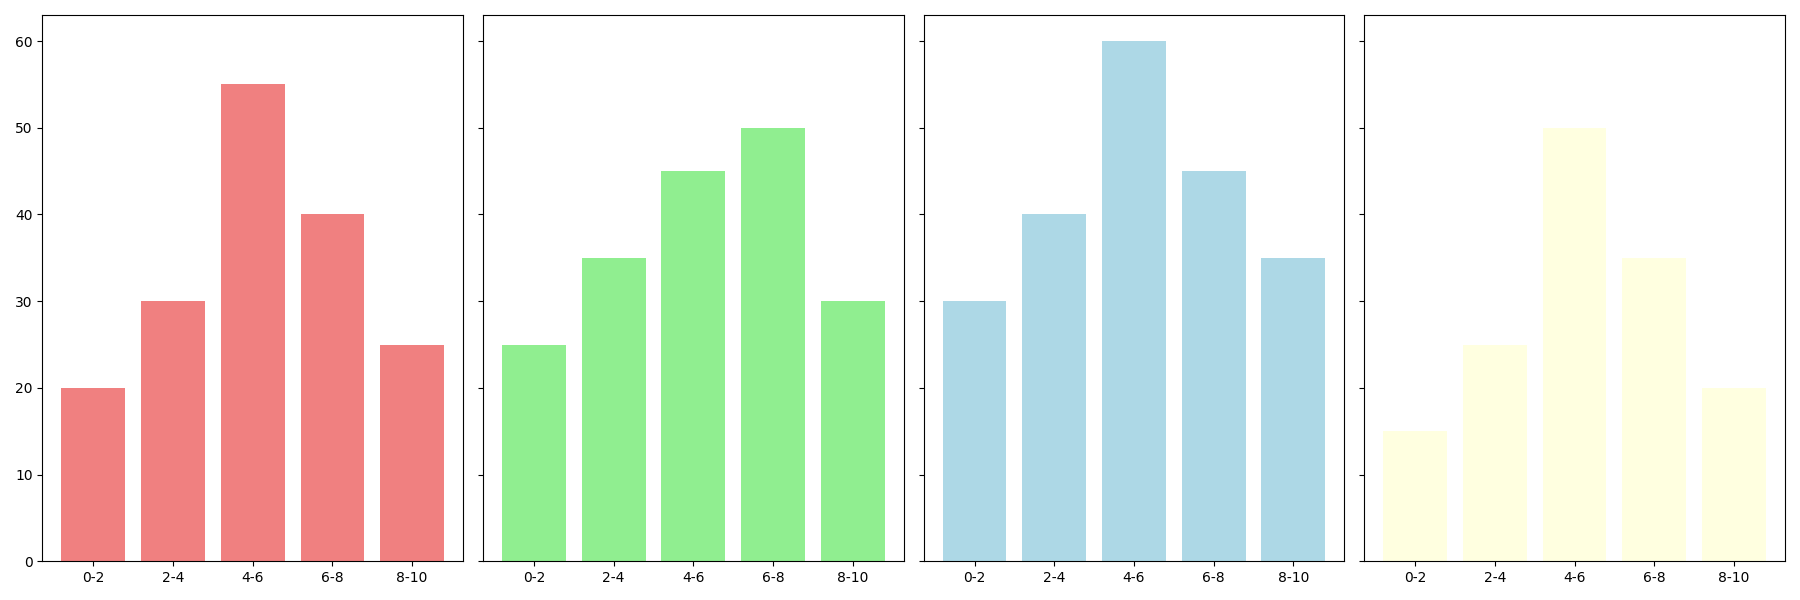

Write Python code to recreate this figure.
import matplotlib.pyplot as plt
import numpy as np

brightness_bins = ['0-2', '2-4', '4-6', '6-8', '8-10']
stars_jun = [20, 30, 55, 40, 25]
stars_dec = [25, 35, 45, 50, 30]
stars_sep = [30, 40, 60, 45, 35]
stars_mar = [15, 25, 50, 35, 20]

fig, axs = plt.subplots(1, 4, figsize=(18, 6), sharey=True)

axs[0].bar(brightness_bins, stars_jun, color='lightcoral')

axs[1].bar(brightness_bins, stars_dec, color='lightgreen')

axs[2].bar(brightness_bins, stars_sep, color='lightblue')

axs[3].bar(brightness_bins, stars_mar, color='lightyellow')

plt.tight_layout()

plt.show()
